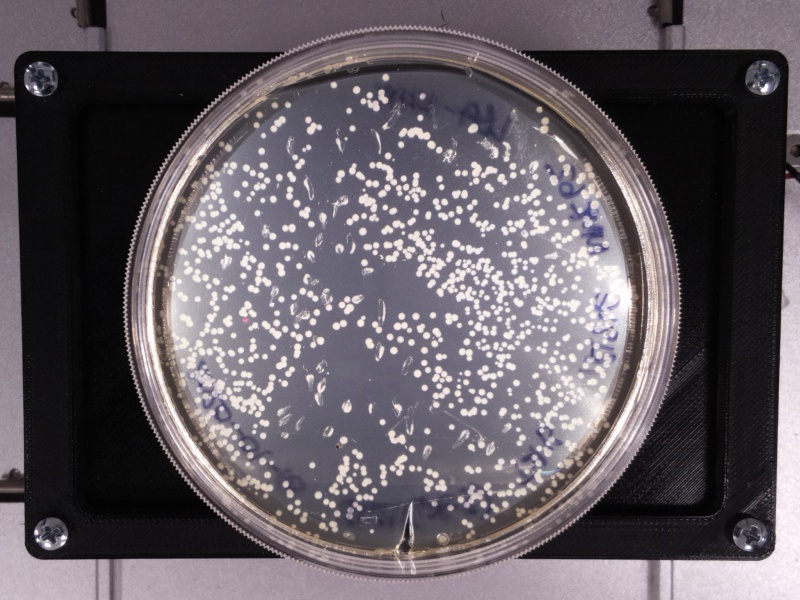
#> input picture src/tests/picture.jpg, 800 x 600 px
$ python colonyDetection_rpicamera.py   (older library calls are emulated)
#> lines starting #> are read from the running program, lines starting #| are printed output that depends on the picture; after the words box and inside, x2 and y2 are one past the last pixel; in counts of white or black regions, pixels touching at a corner belong together
#!/usr/bin/env python3
# -*- coding: utf-8 -*-


import cv2
from copy import deepcopy
import numpy as np

SOURCE="picture.jpg"
BACKGROUND_SOURCE="emptyplate.jpg"

def trackbarCallback(val):
    return val

cv2.namedWindow("win")
cv2.createTrackbar("th", "win" , 130, 255, trackbarCallback)


def getForeground(img,bg):

    diff= cv2.subtract(img,bg)

    return diff

def preprocessing(img):

    gray=cv2.cvtColor(img, cv2.COLOR_BGR2GRAY)

    kernelSize=(3,3)
    # ~ gray=cv2.blur(gray,kernelSize)
    # ~ gray=cv2.medianBlur(gray, 5)
    # ~ clahe = cv2.createCLAHE(clipLimit=14.0, tileGridSize=(8,8))
    # ~ gray = clahe.apply(gray)
    ret,bit = cv2.threshold(gray,cv2.getTrackbarPos("th", "win"),255,cv2.THRESH_BINARY)

    th1=20
    th2=200
    # ~ edges=cv2.Canny(gray,th1,th2)


    bit = cv2.erode(bit, kernelSize, iterations=2)
    bit = cv2.dilate(bit, kernelSize, iterations=2)

    # ~ closing = cv2.morphologyEx(bit, cv2.MORPH_OPEN, kernelSize)

    return bit


def circlesDetect(img):

    cImage=deepcopy(img)

    img2=preprocessing(img)

    circles = cv2.HoughCircles(img2,cv2.HOUGH_GRADIENT,0.1,5,
                                param1=2100,param2=10,minRadius=1,maxRadius=10)

    circles = np.uint16(np.around(circles))
    for i in circles[0,:]:
        # draw the outer circle
        cv2.circle(cImage,(i[0],i[1]),i[2],(0,255,0),1)


    return cImage

def getCircleROI(img,center=(0,0),radius=100):

    mask=np.zeros_like(img)
    cv2.circle(mask, center,radius, (255,255,255),-1)  #white filled circle

    img=cv2.bitwise_and(img, mask)

    return img

def getCiclesfromContours(img):
    minContourPoints=6
    contours = cv2.findContours(img, cv2.RETR_EXTERNAL, cv2.CHAIN_APPROX_SIMPLE)[0]
    circlesArray = np.empty([1,3],dtype=np.int)

    for c in contours:
        if len(c) > minContourPoints:
            (x,y),r = cv2.minEnclosingCircle(c)
            center = (int(x),int(y))
            r = int(r)

            circlesArray=np.append(circlesArray,[[int(x),int(y),int(r)]],axis=0)

    return circlesArray

def filterCirclesByRadius(circlesArray,minRadius=2,maxRadius=4):
    circlesArray=circlesArray[(circlesArray[:,2]>=minRadius) & (circlesArray[:,2]<=maxRadius)]
    return circlesArray

def drawCirclesFromArray(img, circlesArray):

    cImage=deepcopy(img)

    for circle in circlesArray:

        x=circle[0]
        y=circle[1]
        r=circle[2]
        if r>3:
            circleColor=(255,255,0)
        else:
            circleColor=(0,255,0)
            r=r+1

        cv2.circle(cImage,(x,y),r,circleColor,1)
        # ~ cv2.circle(cImage,center,r+2,(0,0,255),1)
        # ~ print(center,r,cv2.contourArea(c))
        # ~ cv2.imshow("win",cImage)
        # ~ cv2.waitKey()

    return cImage

"""Circle detection from contours
1.- Does the contour have more than 6 points?  Less than 6 points it is probably not a circle
2.- Convert contour into circle, by finding the center and radius of an circle that circunscribes the contour
3.- Filter circles with a radius outside the range of interest
4.- Keep isolated circle. An isolated circle means that there is no artifact (circle or non circle) in an extended radius
    of a few pixels.   (Artifact detection in the binary image and linked to the intensity threshold filter)
"""

def circlesDetectCountours(img,minRadius=2,maxRadius=3):


    circlesArray=getCiclesfromContours(img)
    print("Total number circles detected: ", circlesArray.shape)
    smallCirclesArray=filterCirclesByRadius(circlesArray,minRadius=2,maxRadius=3)
    print("Circles with radius between 2 and 3: ",smallCirclesArray.shape)
    blobsArray=filterCirclesByRadius(circlesArray,minRadius=4,maxRadius=15)
    print("Blobs detected as circles  with radius between 4 and 15: ",blobsArray.shape)

    return smallCirclesArray

    # ~ input()


                # ~ if center not in array:
                    # ~ array+=[center]
                # ~ array=np.append(array,[[int(x),int(y)]],axis=0)
                # ~ if newPoint not in array:
                    # ~ array+=[[int(x),int(y)]]
    # ~ print(len(array),array)

    # ~ print(lineContours)
    # ~ return cImage

def main():

    c=0
    toggle=3


    img=cv2.imread(SOURCE)
#> img is the input picture: shape (600, 800, 3); mean B, G, R 100.2, 93.7, 100.7
    bg=cv2.imread(BACKGROUND_SOURCE)
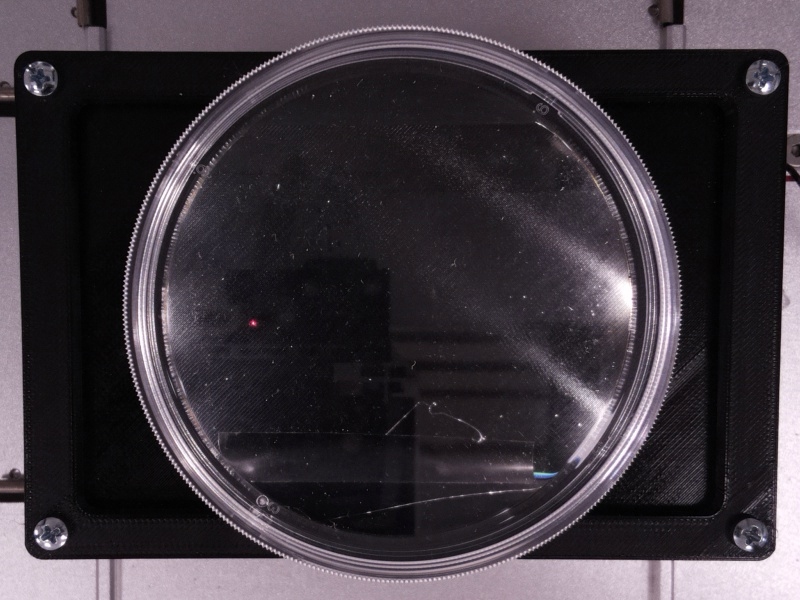
#> input picture src/tests/emptyplate.jpg, 800 x 600 px
#> bg is the input picture: shape (600, 800, 3); mean B, G, R 63.1, 56.4, 63.2
    diff=getForeground(img,bg)
#> in getForeground, `diff= cv2.subtract(img,bg)`:
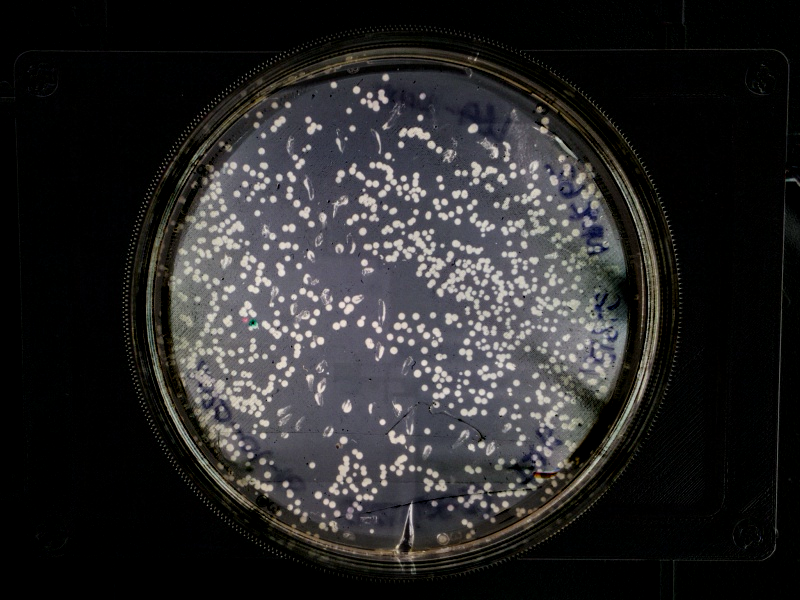
#> diff: shape (600, 800, 3); mean B, G, R 41, 40.4, 41.2

    diff=getCircleROI(diff,center= (399, 305),radius=235)
#> in getCircleROI, `cv2.circle(mask, center,radius, (255,255,255),-1)`:
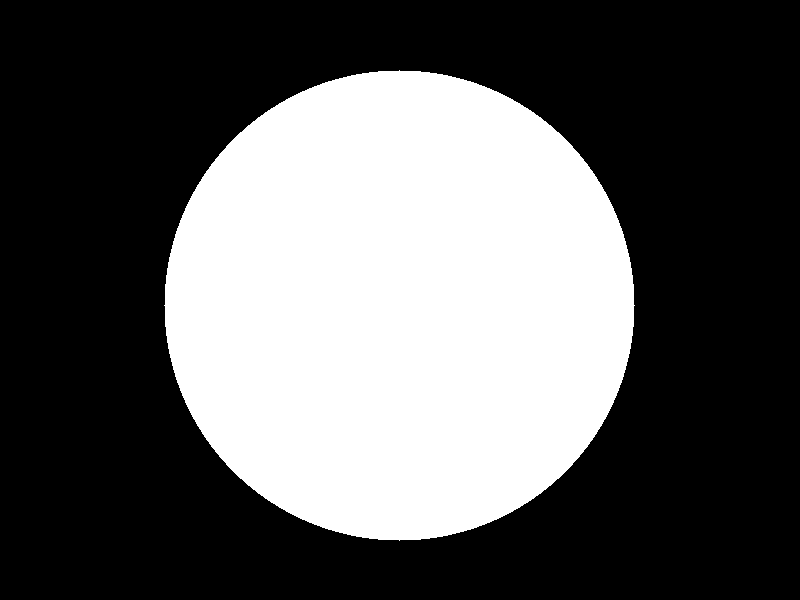
#> mask: shape (600, 800, 3); 36.1% white; 1 white region, box (x1, y1, x2, y2) and area: (164, 70, 635, 541) 173485
#> in getCircleROI, `img=cv2.bitwise_and(img, mask)`:
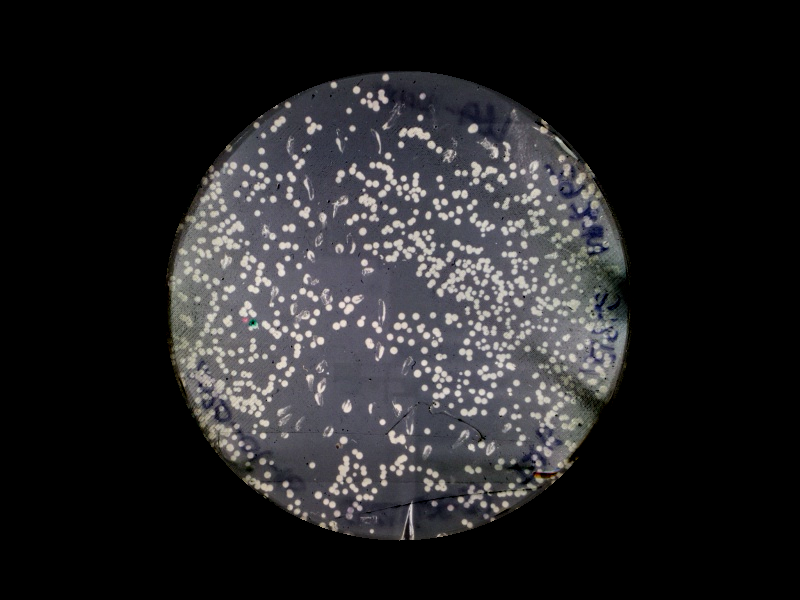
#> img: shape (600, 800, 3); mean of channels 0, 1, 2 36.8, 35.1, 35.6; drawn as B, G, R

    while True:

        img2=preprocessing(diff)
#> in preprocessing, `ret,bit = cv2.threshold(gray,cv2.getTrackbarPos("th", "win"),255,cv2.T..`:
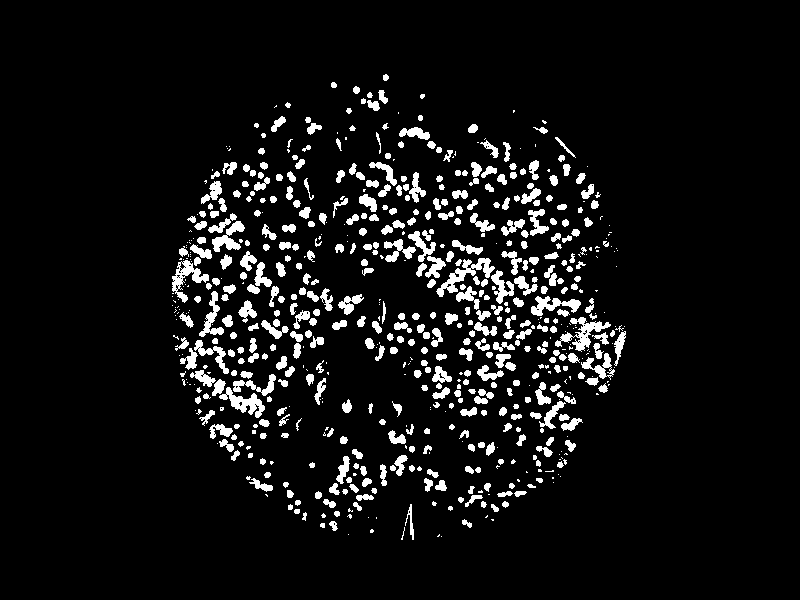
#> bit: shape (600, 800); 7.1% white; 687 white regions (235 under 20 px), largest, box (x1, y1, x2, y2) and area: (436, 258, 495, 297) 661, (555, 317, 611, 352) 629, (172, 260, 209, 303) 549
#> in preprocessing, `ret,bit = cv2.threshold(gray,cv2.getTrackbarPos("th", "win"),255,cv2.T..`: ret = 130
#> in preprocessing, `bit = cv2.erode(bit, kernelSize, iterations=2)`: bit: shape (600, 800); 4.7% white; 614 white regions (243 under 20 px), largest, box (x1, y1, x2, y2) and area: (226, 389, 265, 418) 398, (573, 319, 610, 351) 325, (172, 262, 209, 292) 322
#> in preprocessing, `bit = cv2.dilate(bit, kernelSize, iterations=2)`:
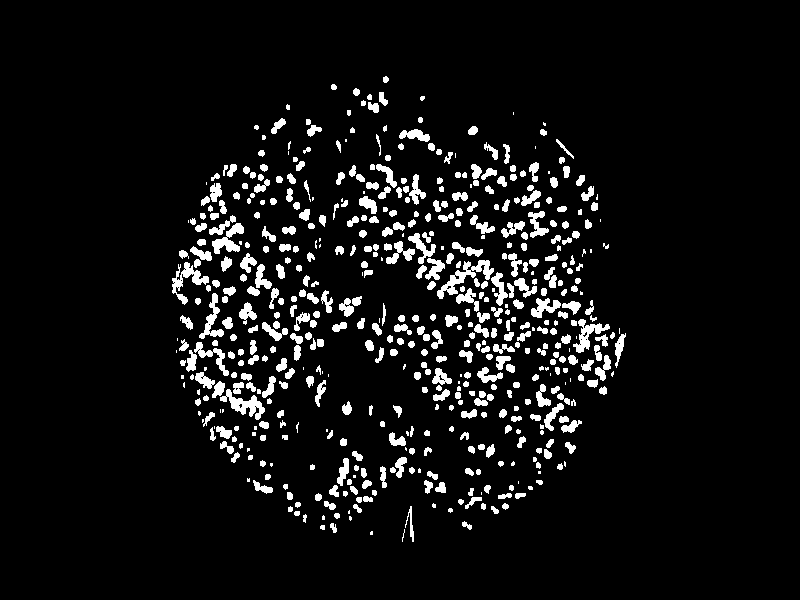
#> bit: shape (600, 800); 6.8% white; 563 white regions (93 under 20 px)
        circlesArray= circlesDetectCountours(img2,minRadius=2,maxRadius=20)
#> in getCiclesfromContours, `contours = cv2.findContours(img, cv2.RETR_EXTERNAL, cv2.CHAIN_APPROX_S..`: contours = 563 contours, 184 with area under 20; largest, box (x1, y1, x2, y2) and area: (437, 260, 494, 299) 548, (220, 389, 265, 420) 457, (172, 262, 209, 305) 399, (573, 319, 610, 353) 370, (212, 223, 244, 254) 367
#> the loop in getCiclesfromContours, `for c in contours:` made 563 passes
#> (x, y, r, center) on passes 3, 4, 5, 9, 10, 13, 14, 15, 20, 21, 22, 23: (322.4, 527, 2, (322, 527)), (333, 527.5, 4, (333, 527)), (466.5, 525, 5, (466, 525)), (336.5, 515.5, 2, (336, 515)), (296.5, 512.5, 2, (296, 512)), (494.3, 509.3, 4, (494, 509)), (411.5, 523.5, 17, (411, 523)), (289.8, 508.8, 2, (289, 508)), (297.5, 504.5, 2, (297, 504)), (329.5, 504, 6, (329, 504)), (460.5, 501.2, 2, (460, 501)), (473, 502.5, 9, (473, 502))
#> (x, y, r) on passes 2, 8, 12, 16, 17, 18: (403, 535, 6), (305, 518, 4), (450, 510, 2), (357, 508, 5), (505, 506, 3), (483, 506, 3)
#> after the loop in getCiclesfromContours, `for c in contours:`: circlesArray = 467 rows, first 8: [4630370396284169923, 4630136297944086182, 4630212758275884826], [403, 535, 6], [322, 527, 2], [333, 527, 4], [466, 525, 5], [305, 518, 4], [336, 515, 2], [296, 512, 2]
#| Total number circles detected:  (467, 3)
#> in filterCirclesByRadius, `circlesArray=circlesArray[(circlesArray[:,2]>=minRadius) & (circlesArr..`: circlesArray = 203 rows, first 8: [322, 527, 2], [336, 515, 2], [296, 512, 2], [450, 510, 2], [289, 508, 2], [505, 506, 3], [483, 506, 3], [434, 505, 2]
#> in circlesDetectCountours, `smallCirclesArray=filterCirclesByRadius(circlesArray,minRadius=2,maxRa..`: smallCirclesArray has the same summary as circlesArray in filterCirclesByRadius
#| Circles with radius between 2 and 3:  (203, 3)
#> in filterCirclesByRadius (call 2), `circlesArray=circlesArray[(circlesArray[:,2]>=minRadius) & (circlesArr..`: circlesArray = 252 rows, first 8: [403, 535, 6], [333, 527, 4], [466, 525, 5], [305, 518, 4], [494, 509, 4], [357, 508, 5], [329, 504, 6], [473, 502, 9]
#> in circlesDetectCountours, `blobsArray=filterCirclesByRadius(circlesArray,minRadius=4,maxRadius=15)`: blobsArray has the same summary as circlesArray in filterCirclesByRadius
#| Blobs detected as circles  with radius between 4 and 15:  (252, 3)
#> circlesArray = 203 rows, first 8: [322, 527, 2], [336, 515, 2], [296, 512, 2], [450, 510, 2], [289, 508, 2], [505, 506, 3], [483, 506, 3], [434, 505, 2]
        img_circles=drawCirclesFromArray(img,circlesArray)
#> the loop in drawCirclesFromArray, `for circle in circlesArray: ` made 203 passes
#> (circle, x, y, r) on passes 1 to 12: ([322, 527, 2], 322, 527, 3), ([336, 515, 2], 336, 515, 3), ([296, 512, 2], 296, 512, 3), ([450, 510, 2], 450, 510, 3), ([289, 508, 2], 289, 508, 3), ([505, 506, 3], 505, 506, 4), ([483, 506, 3], 483, 506, 4), ([434, 505, 2], 434, 505, 3), ([297, 504, 2], 297, 504, 3), ([460, 501, 2], 460, 501, 3), ([358, 499, 3], 358, 499, 4), ([317, 496, 3], 317, 496, 4)
#> circle on passes 51 to 56: [268, 400, 2], [198, 401, 3], [205, 397, 2], [489, 396, 3], [457, 395, 3], [481, 393, 3]
#> after the loop in drawCirclesFromArray, `for circle in circlesArray:`:
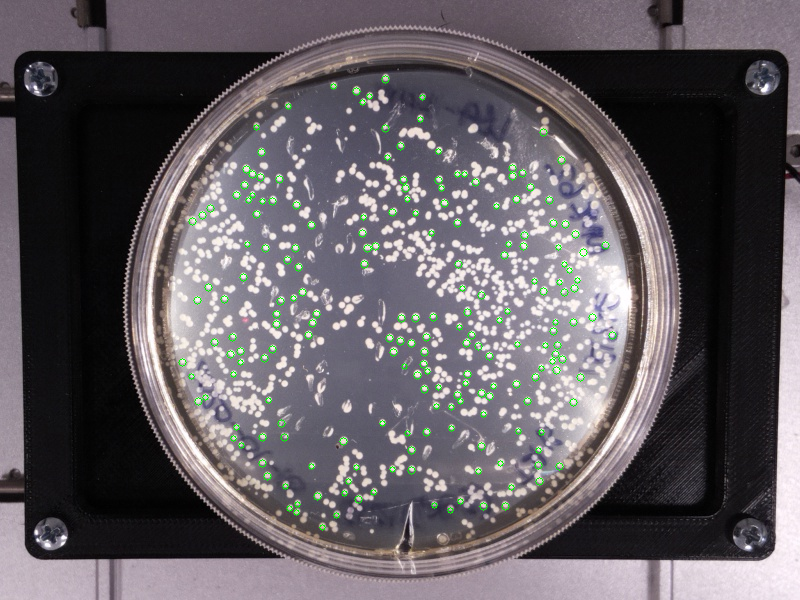
#> cImage: shape (600, 800, 3); 0.78% of pixels changed, all inside (x1, y1, x2, y2) = (178, 75, 617, 531)

        if c==ord('1') or toggle==1:
            toggle=1
            result=img2

        if c==ord('2') or toggle==2:
            toggle=2
            result=img_circles

        if c==ord('3') or toggle==3:
            toggle=3
            result=img

        if c==ord('4') or toggle==4:
            toggle=4
            result=bg

        cv2.imshow("win",result)
        c=cv2.waitKey(1)
#> (key q is pressed here)

        if c==ord('q'):
            break


if __name__ == "__main__":
    main()
